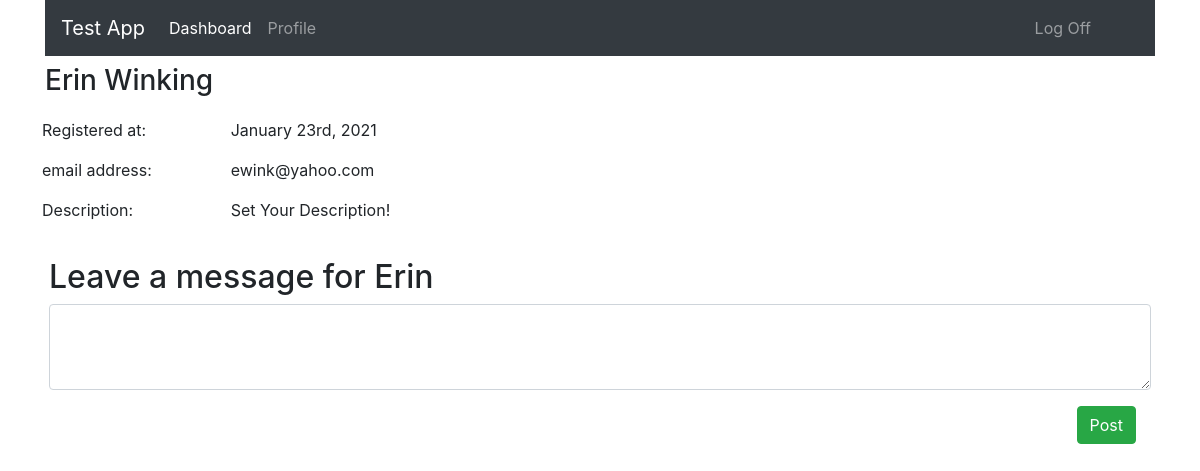
The app's page /users/show/1 (signed in), older data.
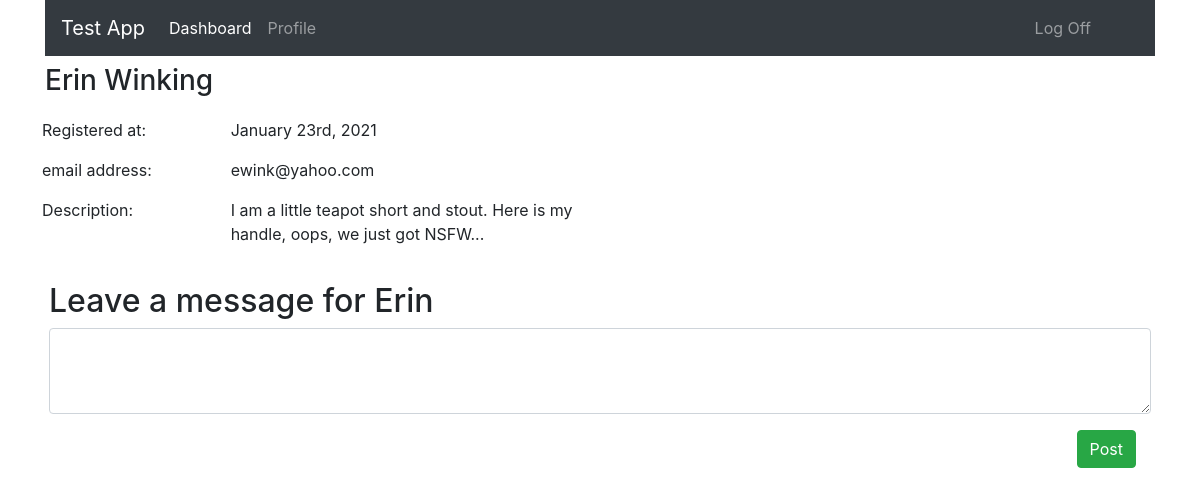
The same page, newer data.
### DashboardApp/models.py (models this page shows)
class User(models.Model):
    email = models.EmailField()
    first_name = models.CharField(max_length = 255)
    last_name = models.CharField(max_length = 255)
    password = models.CharField(max_length = 255)
    description = models.TextField(default = 'Set Your Description!')
    user_level = models.IntegerField(default = 1)
    created_at = models.DateTimeField(auto_now_add = True)
    updated_at = models.DateTimeField(auto_now = True)
    objects = UserManager()

### DashboardApp/views.py (the view)
# urls.py: path('users/show/<int:userid>', views.show_user_wall, name = 'show_user_wall'),
def show_user_wall(request, userid):
    wall_owner = User.objects.get(id = userid)
    context = {
        'wall_owner': wall_owner,
        'current_user': User.objects.get(id = request.session['userid']),
        'page_title': f"{ wall_owner.first_name }'s Wall!"
    }
    return render(request, 'html/user_wall.html', context)

### DashboardApp/templates/html/user_wall.html (shortened to what this page needs)
{% extends 'html/base.html' %}
{% block content %}
<nav class="navbar navbar-expand-lg navbar-dark bg-dark">
    <a class="navbar-brand" href="{% url 'home' %}">Test App</a>
    <div class="collapse navbar-collapse" id="navbarText">
        <ul class="navbar-nav mr-auto">
            <li class="nav-item active">
                <a class="nav-link" href="{% url 'dashboard' %}">Dashboard</a>
            </li>
            <li class="nav-item">
                <a class="nav-link" href="{% url 'user_profile' current_user.id %}">Profile</a>
            </li>
        </ul>
    {% if current_user %}
    <a href="{% url 'logoff' %}" class="navbar-text mr-5">Log Off</a>
    {% else %}
    <a href="{% url 'login' %}" class="navbar-text mr-5">Log In</a>
    {% endif %}
</nav>
<h3 class="mt-2">{{ wall_owner.first_name }} {{ wall_owner.last_name }}</h3>
<div class="row p-1">
    <div class="col-2 p-2">
        <p>Registered at:</p>
        <p>email address:</p>
        <p>Description:</p>
    </div>
    <div class="col-4 p-2">
        <p>{{ wall_owner.created_at|date:'F jS, Y'}}</p>
        <p>{{ wall_owner.email }}</p>
        <p>{{ wall_owner.description }}</p>
    </div>
</div>
<div class="row mt-1 p-1">
    <div class="col">
        <form action="{% url 'post_to_wall' wall_owner.id %}" method="POST">
            <div class="form-group">
                <h2>Leave a message for {{ wall_owner.first_name }}</h2>
                <textarea class="form-control" name="wall-post" id="wall-post" rows="3"></textarea>
            </div>
            <div class="col text-right">
                <button type="submit" class="btn btn-success">Post</button>
            </div>
        </form>
    </div>
</div>
{% load humanize %}
{% endblock content %}

Row changes from the older to the newer data that the page shows:
changed User "Erin": description "Set Your Description!" → "I am a little teapot short and stout. Here is my handle, oops, we just got NSFW..."
